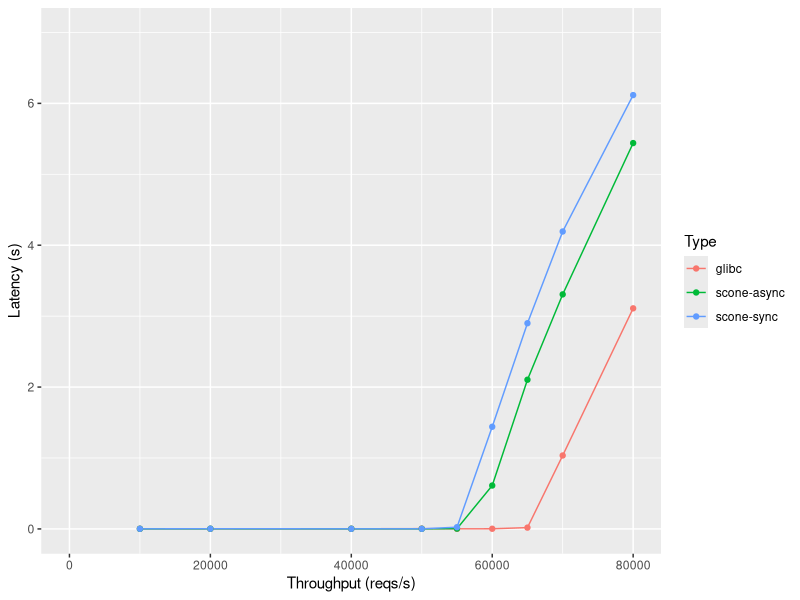
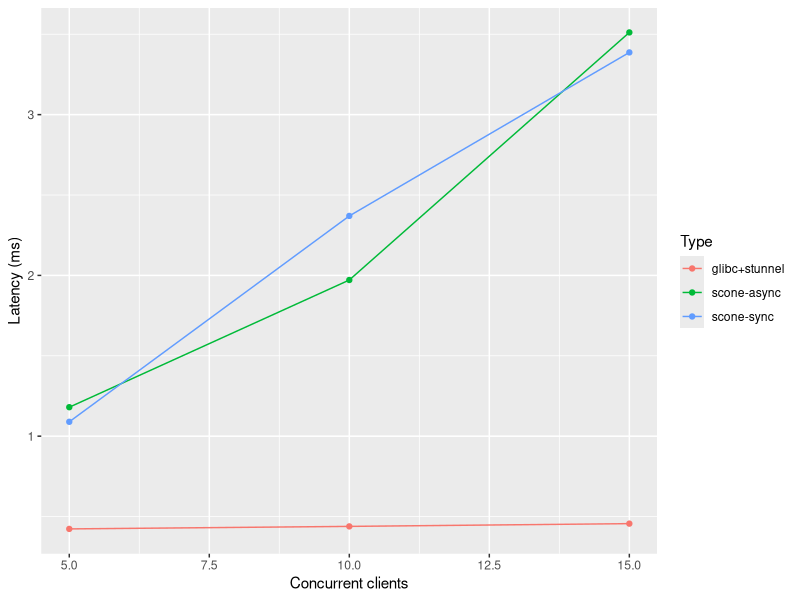
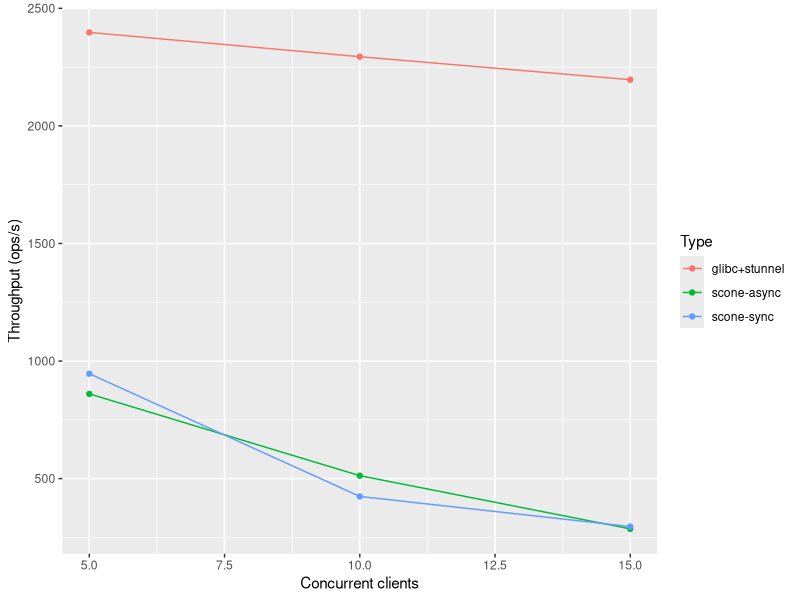
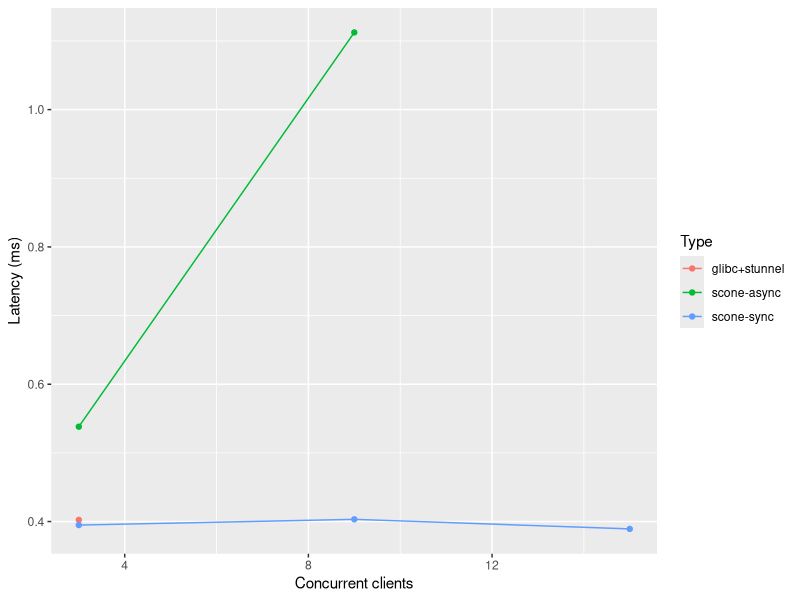
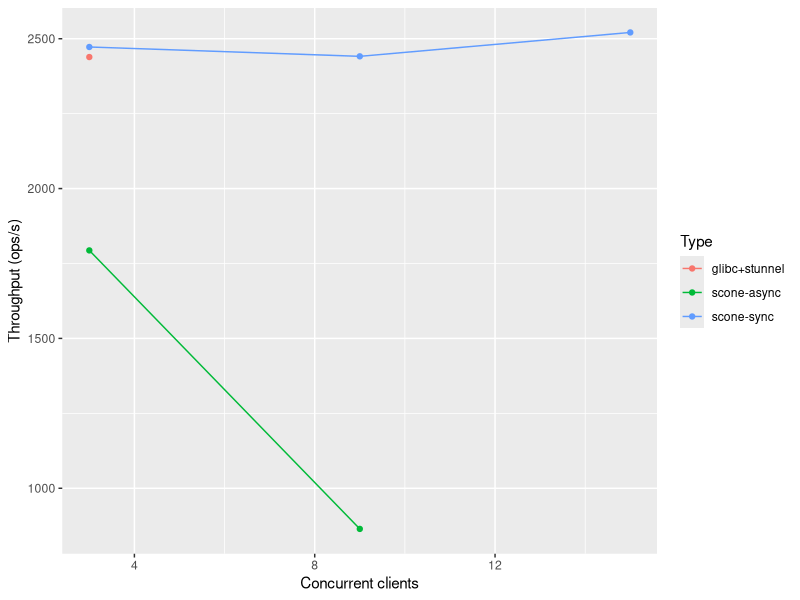

Here is the R script that generated these plots, in order:
## ---- chunk 1
library(tidyverse)
library(dplyr)
## ---- chunk 2
apache_data = read_csv("../data/apache-data.csv")
redis_data = read_csv("../data/redis-data.csv")
memcached_data = read_csv("../data/memcached-data.csv")
## ---- chunk 3
d <- aggregate(apache_data$avg, by=list(throughput = apache_data$requests, type = apache_data$type), mean, trim=.3)

ggplot(d, aes(x=d$throughput, y=d$x, color=d$type)) + 
    geom_line() + geom_point() +
    ylim(0, 7) + 
    xlim(0, 80000) +
    xlab("Throughput (reqs/s)") +
    ylab("Latency (s)") +
    labs(color="Type")
## ---- chunk 4
redis_avg_latency <- aggregate(redis_data$latency, by=list(c=redis_data$clients, type=redis_data$type), mean, trim=.3)
redis_throughput <- aggregate(redis_data$throughput, by=list(c=redis_data$clients, type=redis_data$type), mean, trim=.3)

s <- merge(redis_avg_latency, redis_throughput, by=c("type", "c"))

ggplot(s, aes(x=s$c, y=s$x.x, color=s$type)) + 
    geom_line() + geom_point() +
    xlab("Concurrent clients") +
    ylab("Latency (ms)") +
    labs(color="Type")
## ---- chunk 5
ggplot(s, aes(x=s$c, y=s$x.y, color=s$type)) + 
    geom_line() + geom_point() +
    xlab("Concurrent clients") +
    ylab("Throughput (ops/s)") +
    labs(color="Type")
## ---- chunk 6
memcached_avg_latency <- aggregate(memcached_data$latency, by=list(c=memcached_data$clients, type=memcached_data$type), mean, trim=.3)
memcached_throughput <- aggregate(memcached_data$throughput, by=list(c=memcached_data$clients, type=memcached_data$type), mean, trim=.3)

q <- merge(memcached_avg_latency, memcached_throughput, by=c("type", "c"))
q
ggplot(q, aes(x=q$c, y=q$x.x, color=q$type)) + 
    geom_line() + geom_point() +
    xlab("Concurrent clients") +
    ylab("Latency (ms)") +
    labs(color="Type")
## ---- chunk 7
ggplot(q, aes(x=q$c, y=q$x.y, color=q$type)) + 
    geom_line() + geom_point() +
    xlab("Concurrent clients") +
    ylab("Throughput (ops/s)") +
    labs(color="Type")
